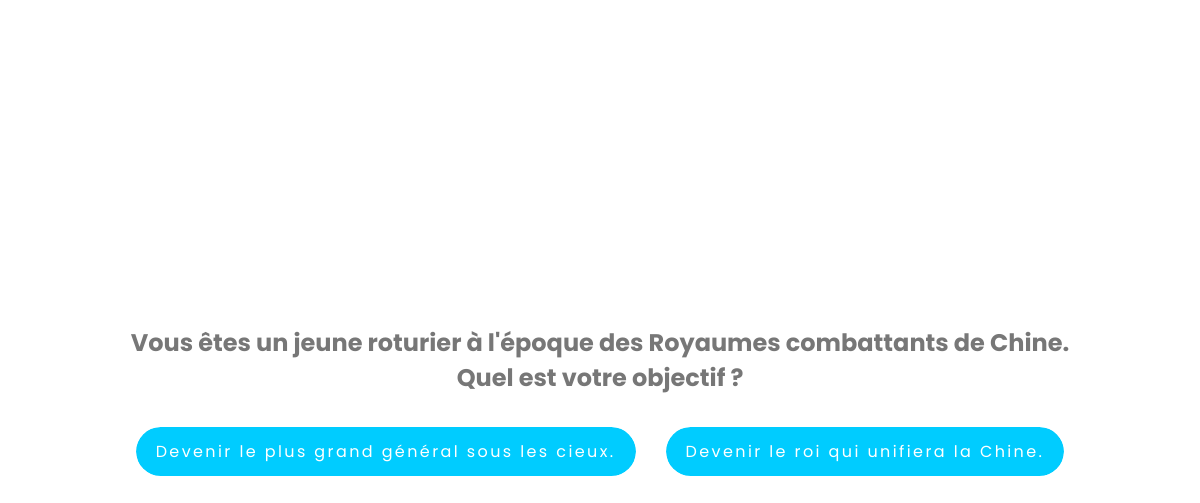
The app's page /TP_Héros/navigation.php?idEnonce=1 with its own data.
### tables this page shows
CREATE TABLE enonce (
  id int(11) NOT NULL,
  text text NOT NULL
);

CREATE TABLE choix (
  id int(11) NOT NULL,
  text text NOT NULL,
  id_enonceSource int(11) DEFAULT NULL,
  id_enonceCible int(11) DEFAULT NULL
);

### TP_Héros/navigation.php (the view, shortened to what this page needs)
<?php
$connex = new PDO('mysql:host=localhost; dbname=tphistoire; charset=utf8', 'root', '');
$idEnonce = $_GET['idEnonce'];
$getEnonceFirst = $connex->prepare(
    'SELECT text
    FROM enonce
    WHERE id = ?'
);
$getChoices = $connex->prepare(
    'SELECT text, id_enonceCible
    FROM choix
    WHERE id_enonceSource = ?'
);
$getEnonceFirst->execute(array($idEnonce));
$enonceFirt = $getEnonceFirst->fetch();
$getChoices->execute(array($idEnonce));
$choices = $getChoices->fetchAll();
?>
<!DOCTYPE html>
<html lang="fr">
<head>
    <link rel="stylesheet" href="style.css">
</head>
<body>
    <div class="container">
        <h1>
            <?php echo $enonceFirt['text']; ?>
        </h1>
        <div class="box">
            <?php
            foreach ($choices as $choice) {
                echo '<a href="navigation.php?idEnonce=' . $choice['id_enonceCible'] . '" class="button">';
                echo $choice['text'];
                echo '</a>';
            }
            ?>
        </div>
    </div>
</body>
</html>

### TP_Héros/style.css (style rules this page uses)
* { margin: 0; padding: 0; font-family: "Poppins", serif; text-decoration: none; }
.button { display: inline-block; padding: 0.75rem 1.25rem; border-radius: 10rem; color: #fff; font-size: 1rem; letter-spacing: 0.15rem; transition: all 0.3s; position: relative; overflow: hidden; z-index: 1; }
.button:after { content: ""; position: absolute; bottom: 0; left: 0; width: 100%; height: 100%; background-color: #0cf; border-radius: 10rem; z-index: -2; }
.button:before { content: ""; position: absolute; bottom: 0; left: 0; width: 0%; height: 100%; background-color: #09b0b0; transition: all 0.3s; border-radius: 10rem; z-index: -1; }
.container { margin: 0 auto; width: 100%; text-align: center; height: 100vh; display: flex; justify-content: center; align-items: center; flex-direction: column; }
h1 { margin-bottom: 2rem; color: #777; font-size: 1.5rem; }
.box { display: flex; justify-content: center; align-items: center; flex-direction: row; }
.box a { margin: 0 15px; }

### records on screen
enonce: text "Vous êtes un jeune roturier à l'époque des Royaumes combattants de Chine. Quel est votre objectif ?"
choix: text "Devenir le plus grand général sous les cieux."
choix: text "Devenir le roi qui unifiera la Chine."
